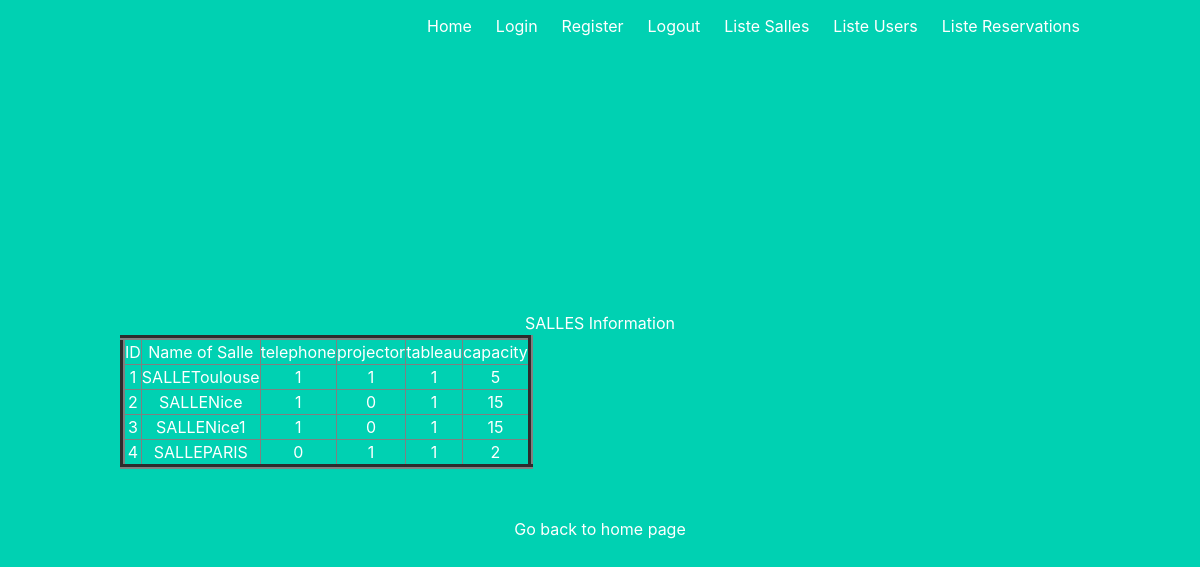
/salle, run on the app's committed database.
### tables this page shows
CREATE TABLE salles(
  id INTEGER PRIMARY KEY AUTOINCREMENT,
  salleName VARCHAR(50) UNIQUE NOT NULL,
  telephone BOOLEAN, 
  projector BOOLEAN, 
  tableau BOOLEAN,
  capacity INTEGER NOT NULL
);

### project/main.py (the view)
@main.route('/salle')
def salle():
    conn = connect("Reservation.sqlite")
    rows = salles(conn)
    return render_template('listeSalle.html', rows=rows)

### project/models.py (called while the page is built)
def dictionary_factory(cursor, row):
  dictionary = {}
  for index in range(len(cursor.description)):
    column_name = cursor.description[index][0]
    dictionary[column_name] = row[index]
  return dictionary

def connect(database):
  connection = sqlite3.connect(database)
  connection.set_trace_callback(print)
  connection.execute('PRAGMA foreign_keys = 1')
  connection.row_factory = dictionary_factory
  return connection

def salles(connection):
  sql = 'SELECT * FROM salles ORDER BY id;'
  cursor = connection.execute(sql)
  return cursor.fetchall()

### project/templates/listeSalle.html
{% extends "base.html" %}
{% block content %}
<body>
  <h3>SALLES  Information</h3>
  <table border=5>
  <thead>
  <td>ID</td>
  <td>Name of Salle</td>
  <td>telephone</td>
  <td>projector</td>
  <td>tableau</td>
  <td>capacity</td>
  </thead>
  {% for row in rows %}
  <tr>
  <td>{{row["id"]}}</td>
  <td>{{row["salleName"]}}</td>
  <td>{{row["telephone"]}}</td>
  <td>{{row["projector"]}}</td>
  <td>{{row["tableau"]}}</td>
  <td>{{row["capacity"]}}</td>
  </tr>
  {% endfor %}
  </table>
  <br><br>
  <a href="/">Go back to home page</a>
  </body>
{% endblock %}

### project/templates/base.html (shortened to what this page needs)
<!DOCTYPE html>
<html>
<head>
    <link rel="stylesheet" href="https://cdnjs.cloudflare.com/ajax/libs/bulma/0.7.2/css/bulma.min.css" />
</head>
<body>
    <section class="hero is-primary is-fullheight">
        <div class="hero-head">
            <nav class="navbar">
                <div class="container">
                    <div id="navbarMenuHeroA" class="navbar-menu">
                        <div class="navbar-end">
                            <a href="{{ url_for('main.index') }}" class="navbar-item">
                                Home
                            </a>
                            <a href="{{ url_for('auth.login') }}" class="navbar-item">
                                Login
                            </a>
                            <a href="{{ url_for('auth.signup') }}" class="navbar-item">
                                Register
                            </a>
                            <a href="{{ url_for('auth.logout') }}" class="navbar-item">
                                Logout
                            </a>
                            <a href="{{ url_for('main.salle') }}" class="navbar-item">
                                Liste Salles
                            </a>
                            <a href="{{ url_for('main.user') }}" class="navbar-item">
                                Liste Users
                            </a>
                            <a href="{{ url_for('main.reservation') }}" class="navbar-item">
                                Liste Reservations
                            </a>
                        </div>
                    </div>
                </div>
            </nav>
        </div>
        <div class="hero-body">
            <div class="container has-text-centered">
               {% block content %}
               {% endblock %}
            </div>
        </div>
    </section>
</body>

### data on the page
salles: id "1", salleName "SALLEToulouse", telephone "1", projector "1", tableau "1", capacity "5"
salles: id "2", salleName "SALLENice", telephone "1", projector "0", tableau "1", capacity "15"
salles: id "3", salleName "SALLENice1", telephone "1", projector "0", tableau "1", capacity "15"
salles: id "4", salleName "SALLEPARIS", telephone "0", projector "1", tableau "1", capacity "2"
